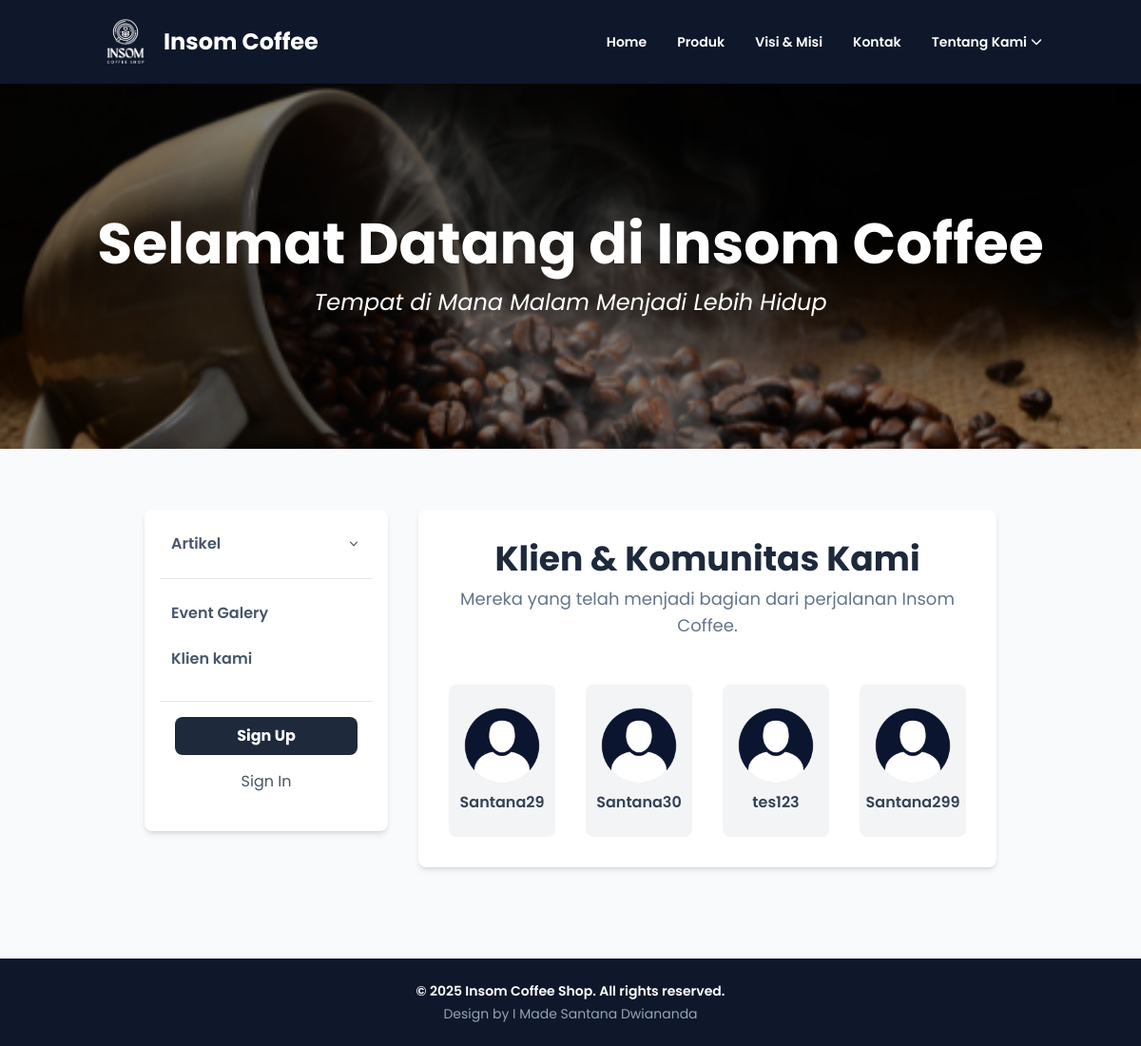
Page /index.php/klien on the committed database.
### tables this page shows
CREATE TABLE `db_user` (
  `idUser` int NOT NULL,
  `Username` varchar(50) NOT NULL,
  `Password` varchar(100) NOT NULL,
  `NamaLengkap` varchar(50) NOT NULL,
  `Level` enum('admin','user') NOT NULL,
  `is_client` tinyint(1) NOT NULL DEFAULT '0',
  `foto_profil` varchar(255) NOT NULL DEFAULT 'default.png'
);

### application/controllers/Klien.php (called while the page is built, shortened)
<?php
class Klien extends CI_Controller {
    public function __construct()
    {
        $this->load->library('session');
        $this->load->helper('url');
        $this->load->model(['Klien_Model', 'AuthModel','Artikel_model']);
    }
    public function index()
    {
        $data['title'] = 'Klien Kami';
		$data['sidebar_artikel'] = $this->Artikel_model->get_all();
        $data['klien_list'] = $this->Klien_Model->get_all_clients();
        $user_id = $this->session->userdata('idUser');
        if ($user_id) {
            $data['user_status'] = $this->AuthModel->get_by_id($user_id);
        } else {
            $data['user_status'] = null;
        }
        $data['konten'] = $this->load->view('halaman_klien', $data, TRUE);
        $this->load->view('dashboard', $data);
    }
}

### index.php (called while the page is built, shortened)
<?php
require_once BASEPATH.'core/CodeIgniter.php';

### application/models/Klien_Model.php (called while the page is built, shortened)
<?php
class Klien_Model extends CI_Model {
    public function get_all_clients()
    {
        $this->db->where('is_client', 1);
        return $this->db->get('db_user')->result();
    }
}

### application/views/halaman_klien.php (the view, shortened to what this page needs)
<div class="bg-white p-6 md:p-8 rounded-lg shadow-md">
    <div class="text-center mb-12">
        <h1 class="text-4xl font-bold text-slate-800">Klien & Komunitas Kami</h1>
        <p class="text-slate-500 mt-2 text-lg">Mereka yang telah menjadi bagian dari perjalanan Insom Coffee.</p>
    </div>
    <div class="grid grid-cols-2 md:grid-cols-3 lg:grid-cols-4 gap-8 items-center">
        <?php foreach ($klien_list as $klien): ?>
            <div class="p-4 bg-gray-100 rounded-lg flex flex-col justify-center items-center h-40 text-center transform transition-transform duration-300 hover:scale-105">
                <img src="<?php echo base_url('assets/img/' . $klien->foto_profil); ?>" alt="Logo Klien" class="h-20 w-20 rounded-full object-cover mb-2">
                <span class="font-semibold text-slate-700"><?= htmlspecialchars($klien->Username) ?></span>
            </div>
        <?php endforeach; ?>
    </div>
</div>

### application/views/dashboard.php (shortened to what this page needs)
<!DOCTYPE html>
<html lang="id">
<head>
    <script src="https://cdn.tailwindcss.com"></script>
    <link rel="stylesheet" href="https://cdnjs.cloudflare.com/ajax/libs/font-awesome/6.5.1/css/all.min.css">
</head>
<body class="bg-slate-50">
    <header x-data="{ isOpen: false }" class="bg-slate-900 text-white shadow-lg sticky top-0 z-50">
        <nav class="container mx-auto flex justify-between items-center p-4">
            <a href="<?php echo base_url(); ?>" class="flex items-center space-x-3">
                <img src="<?php echo base_url('assets/img/lambang.png'); ?>" alt="Logo" class="h-14 w-14">
                <span class="text-2xl font-bold">Insom Coffee</span>
            </a>
            <ul class="hidden md:flex items-center space-x-8 text-sm font-semibold">
                <li><a href="<?php echo base_url('dashboard'); ?>" class="hover:text-amber-400 transition-colors duration-300">Home</a></li>
                <li><a href="<?php echo base_url('produk'); ?>" class="hover:text-amber-400 transition-colors duration-300">Produk</a></li>
                <li><a href="<?php echo base_url('visimisi'); ?>" class="hover:text-amber-400 transition-colors duration-300">Visi & Misi</a></li>
                <li><a href="<?php echo base_url('kontak'); ?>" class="hover:text-amber-400 transition-colors duration-300">Kontak</a></li>
                <li x-data="{ open: false }" @click.away="open = false" class="relative">
                    <a @click.prevent="open = !open" href="#" class="flex items-center gap-1 hover:text-amber-400 transition-colors duration-300 cursor-pointer">
                        <span>Tentang Kami</span>
                        <i class="fa-solid fa-chevron-down text-xs transition-transform duration-200" :class="{ 'rotate-180': open }"></i>
                    </a>
                </li>
            </ul>
        </nav>
    </header>
    <section class="relative h-64 md:h-96 bg-cover bg-center" style="background-image: url('<?php echo base_url('assets/img/header.png'); ?>');">
        <div class="absolute inset-0 bg-black bg-opacity-50 flex flex-col justify-center items-center text-white p-4">
            <h1 class="text-4xl md:text-6xl font-bold text-center">Selamat Datang di Insom Coffee</h1>
            <p class="text-xl md:text-2xl mt-4 text-center italic">Tempat di Mana Malam Menjadi Lebih Hidup</p>
        </div>
    </section>
    <div class="container mx-auto p-4 md:p-8 lg:p-16 flex flex-col md:flex-row gap-8">
        <aside class="w-full md:w-64 flex-shrink-0">
            <div class="bg-white p-4 rounded-lg shadow-md">
                <nav class="space-y-4">
                    <div>
                        <div x-data="{ open: false }">
                            <button @click="open = !open" class="flex items-center justify-between w-full py-2 px-3 rounded-lg text-slate-600 font-semibold hover:bg-slate-100 transition-colors duration-200 cursor-pointer">
                                <span>Artikel</span>
                            </button>
                        </div>
                    </div>
                    <div class="space-y-2 border-t pt-4">
                        <a href="<?php echo base_url('galeri'); ?>" class="block py-2 px-3 rounded-lg text-slate-600 font-semibold hover:bg-slate-100 transition-colors duration-200">Event Galery</a>
                        <a href="<?php echo base_url('klien'); ?>" class="block py-2 px-3 rounded-lg text-slate-600 font-semibold hover:bg-slate-100 transition-colors duration-200">Klien kami</a>
                    </div>
                </nav>
                <div class="p-4 border-t mt-6 space-y-2">
                    <?php if ($this->session->userdata('logged_in')): ?>
                        <div class="text-center">
                            <p class="text-sm text-slate-600">Halo,</p>
                            <p class="font-bold text-slate-800 truncate"><?php echo $this->session->userdata('Username'); ?></p>
                        </div>
                        <a href="<?php echo base_url('auth/logout'); ?>" class="block w-full text-center py-2 px-4 rounded-lg bg-red-600 text-white font-bold hover:bg-red-700 transition-colors duration-200">
                            Logout
                        </a>
                    <?php else: ?>
                        <a href="<?php echo base_url('auth/register'); ?>" class="block w-full text-center py-2 px-4 rounded-lg bg-slate-800 text-white font-bold hover:bg-slate-700 transition-colors duration-200">
                            Sign Up
                        </a>
                        <a href="<?php echo base_url('auth'); ?>" class="block w-full text-center py-2 px-4 rounded-lg text-slate-600 hover:bg-slate-100 transition-colors duration-200">
                            Sign In
                        </a>
                    <?php endif; ?>
                </div>
            </div>
        </aside>
        <main class="flex-1">
            <?php
            if (!empty($konten)) {
                echo $konten;
            }
            ?>
        </main>
    </div>
    <footer class="bg-slate-900 text-white p-6 mt-8">
        <div class="container mx-auto text-center text-sm">
            <p class="font-semibold">© 2025 Insom Coffee Shop. All rights reserved.</p>
            <p class="text-slate-400 mt-1">Design by I Made Santana Dwiananda</p>
        </div>
    </footer>
</body>
</html>

### application/views/dashboard.php (style rules this page uses)
body { font-family: 'Poppins', sans-serif; }

### rows in the picture
db_user: foto_profil (placeholder picture), Username "Santana29"
db_user: foto_profil (placeholder picture), Username "Santana30"
db_user: foto_profil (placeholder picture), Username "tes123"
db_user: foto_profil (placeholder picture), Username "Santana299"
